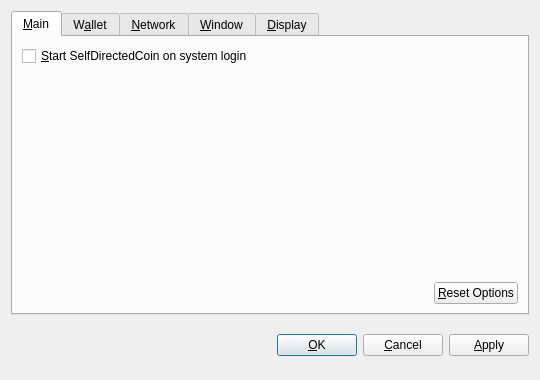
<?xml version="1.0" encoding="UTF-8"?>
<ui version="4.0">
 <class>OptionsDialog</class>
 <widget class="QDialog" name="OptionsDialog">
  <property name="geometry">
   <rect>
    <x>0</x>
    <y>0</y>
    <width>540</width>
    <height>380</height>
   </rect>
  </property>
  <property name="windowTitle">
   <string>Options</string>
  </property>
  <property name="modal">
   <bool>true</bool>
  </property>
  <layout class="QVBoxLayout" name="verticalLayout">
   <item>
    <widget class="QTabWidget" name="tabWidget">
     <property name="tabPosition">
      <enum>QTabWidget::North</enum>
     </property>
     <property name="currentIndex">
      <number>0</number>
     </property>
     <widget class="QWidget" name="tabMain">
      <attribute name="title">
       <string>&amp;Main</string>
      </attribute>
      <layout class="QVBoxLayout" name="verticalLayout_Main">
       <item>
        <widget class="QCheckBox" name="bitcoinAtStartup">
         <property name="toolTip">
          <string>Automatically start SelfDirectedCoin after logging in to the system.</string>
         </property>
         <property name="text">
          <string>&amp;Start SelfDirectedCoin on system login</string>
         </property>
        </widget>
       </item>
       <item>
        <spacer name="verticalSpacer_Main">
         <property name="orientation">
          <enum>Qt::Vertical</enum>
         </property>
         <property name="sizeHint" stdset="0">
          <size>
           <width>20</width>
           <height>40</height>
          </size>
         </property>
        </spacer>
       </item>
       <item>
        <layout class="QHBoxLayout" name="horizontalLayout_2_Main">
         <item>
          <spacer name="horizontalSpacer_2_Main">
           <property name="orientation">
            <enum>Qt::Horizontal</enum>
           </property>
           <property name="sizeHint" stdset="0">
            <size>
             <width>40</width>
             <height>20</height>
            </size>
           </property>
          </spacer>
         </item>
         <item>
          <widget class="QPushButton" name="resetButton">
           <property name="toolTip">
            <string>Reset all client options to default.</string>
           </property>
           <property name="text">
            <string>&amp;Reset Options</string>
           </property>
           <property name="autoDefault">
            <bool>false</bool>
           </property>
          </widget>
         </item>
        </layout>
       </item>
      </layout>
     </widget>
     <widget class="QWidget" name="tabWallet">
      <attribute name="title">
       <string>W&amp;allet</string>
      </attribute>
      <layout class="QVBoxLayout" name="verticalLayout_Network">
       <item>
        <widget class="QLabel" name="transactionFeeInfoLabel">
         <property name="text">
          <string>Optional transaction fee per kB that helps make sure your transactions are processed quickly. Most transactions are 1 kB.</string>
         </property>
         <property name="textFormat">
          <enum>Qt::PlainText</enum>
         </property>
         <property name="wordWrap">
          <bool>true</bool>
         </property>
        </widget>
       </item>
       <item>
        <layout class="QHBoxLayout" name="horizontalLayout_1_Main">
         <item>
          <widget class="QLabel" name="transactionFeeLabel">
           <property name="text">
            <string>Pay transaction &amp;fee</string>
           </property>
           <property name="textFormat">
            <enum>Qt::PlainText</enum>
           </property>
           <property name="buddy">
            <cstring>transactionFee</cstring>
           </property>
          </widget>
         </item>
         <item>
          <widget class="BitcoinAmountField" name="transactionFee"/>
         </item>
         <item>
          <spacer name="horizontalSpacer_1_Main">
           <property name="orientation">
            <enum>Qt::Horizontal</enum>
           </property>
           <property name="sizeHint" stdset="0">
            <size>
             <width>40</width>
             <height>20</height>
            </size>
           </property>
          </spacer>
         </item>
        </layout>
       </item>
       <item>
        <widget class="QLabel" name="label">
         <property name="text">
          <string>If you disable the spending of unconfirmed change, the change from a transaction cannot be used until that transaction has at least one confirmation. This also affects how your balance is computed.</string>
         </property>
         <property name="wordWrap">
          <bool>true</bool>
         </property>
        </widget>
       </item>
       <item>
        <widget class="QCheckBox" name="spendZeroConfChange">
         <property name="text">
          <string>Spend unconfirmed change  (experts only)</string>
         </property>
        </widget>
       </item>
       <item>
        <spacer name="verticalSpacer">
         <property name="orientation">
          <enum>Qt::Vertical</enum>
         </property>
         <property name="sizeHint" stdset="0">
          <size>
           <width>20</width>
           <height>40</height>
          </size>
         </property>
        </spacer>
       </item>
      </layout>
     </widget>
     <widget class="QWidget" name="tabNetwork">
      <attribute name="title">
       <string>&amp;Network</string>
      </attribute>
      <layout class="QVBoxLayout" name="verticalLayout_Network">
       <item>
        <widget class="QCheckBox" name="mapPortUpnp">
         <property name="toolTip">
          <string>Automatically open the SelfDirectedCoin client port on the router. This only works when your router supports UPnP and it is enabled.</string>
         </property>
         <property name="text">
          <string>Map port using &amp;UPnP</string>
         </property>
        </widget>
       </item>
       <item>
        <widget class="QCheckBox" name="connectSocks">
         <property name="toolTip">
          <string>Connect to the SelfDirectedCoin network through a SOCKS proxy (e.g. when connecting through Tor).</string>
         </property>
         <property name="text">
          <string>&amp;Connect through SOCKS proxy:</string>
         </property>
        </widget>
       </item>
       <item>
        <layout class="QHBoxLayout" name="horizontalLayout_Network">
         <item>
          <widget class="QLabel" name="proxyIpLabel">
           <property name="text">
            <string>Proxy &amp;IP:</string>
           </property>
           <property name="textFormat">
            <enum>Qt::PlainText</enum>
           </property>
           <property name="buddy">
            <cstring>proxyIp</cstring>
           </property>
          </widget>
         </item>
         <item>
          <widget class="QValidatedLineEdit" name="proxyIp">
           <property name="maximumSize">
            <size>
             <width>140</width>
             <height>16777215</height>
            </size>
           </property>
           <property name="toolTip">
            <string>IP address of the proxy (e.g. 127.0.0.1)</string>
           </property>
          </widget>
         </item>
         <item>
          <widget class="QLabel" name="proxyPortLabel">
           <property name="text">
            <string>&amp;Port:</string>
           </property>
           <property name="textFormat">
            <enum>Qt::PlainText</enum>
           </property>
           <property name="buddy">
            <cstring>proxyPort</cstring>
           </property>
          </widget>
         </item>
         <item>
          <widget class="QLineEdit" name="proxyPort">
           <property name="maximumSize">
            <size>
             <width>55</width>
             <height>16777215</height>
            </size>
           </property>
           <property name="toolTip">
            <string>Port of the proxy (e.g. 9050)</string>
           </property>
          </widget>
         </item>
         <item>
          <widget class="QLabel" name="socksVersionLabel">
           <property name="text">
            <string>SOCKS &amp;Version:</string>
           </property>
           <property name="textFormat">
            <enum>Qt::PlainText</enum>
           </property>
           <property name="buddy">
            <cstring>socksVersion</cstring>
           </property>
          </widget>
         </item>
         <item>
          <widget class="QValueComboBox" name="socksVersion">
           <property name="toolTip">
            <string>SOCKS version of the proxy (e.g. 5)</string>
           </property>
          </widget>
         </item>
         <item>
          <spacer name="horizontalSpacer_Network">
           <property name="orientation">
            <enum>Qt::Horizontal</enum>
           </property>
           <property name="sizeHint" stdset="0">
            <size>
             <width>40</width>
             <height>20</height>
            </size>
           </property>
          </spacer>
         </item>
        </layout>
       </item>
       <item>
        <spacer name="verticalSpacer_Network">
         <property name="orientation">
          <enum>Qt::Vertical</enum>
         </property>
         <property name="sizeHint" stdset="0">
          <size>
           <width>20</width>
           <height>40</height>
          </size>
         </property>
        </spacer>
       </item>
      </layout>
     </widget>
     <widget class="QWidget" name="tabWindow">
      <attribute name="title">
       <string>&amp;Window</string>
      </attribute>
      <layout class="QVBoxLayout" name="verticalLayout_Window">
       <item>
        <widget class="QCheckBox" name="minimizeToTray">
         <property name="toolTip">
          <string>Show only a tray icon after minimizing the window.</string>
         </property>
         <property name="text">
          <string>&amp;Minimize to the tray instead of the taskbar</string>
         </property>
        </widget>
       </item>
       <item>
        <widget class="QCheckBox" name="minimizeOnClose">
         <property name="toolTip">
          <string>Minimize instead of exit the application when the window is closed. When this option is enabled, the application will be closed only after selecting Quit in the menu.</string>
         </property>
         <property name="text">
          <string>M&amp;inimize on close</string>
         </property>
        </widget>
       </item>
       <item>
        <spacer name="verticalSpacer_Window">
         <property name="orientation">
          <enum>Qt::Vertical</enum>
         </property>
         <property name="sizeHint" stdset="0">
          <size>
           <width>20</width>
           <height>40</height>
          </size>
         </property>
        </spacer>
       </item>
      </layout>
     </widget>
     <widget class="QWidget" name="tabDisplay">
      <attribute name="title">
       <string>&amp;Display</string>
      </attribute>
      <layout class="QVBoxLayout" name="verticalLayout_Display">
       <item>
        <layout class="QHBoxLayout" name="horizontalLayout_1_Display">
         <item>
          <widget class="QLabel" name="langLabel">
           <property name="text">
            <string>User Interface &amp;language:</string>
           </property>
           <property name="textFormat">
            <enum>Qt::PlainText</enum>
           </property>
           <property name="buddy">
            <cstring>lang</cstring>
           </property>
          </widget>
         </item>
         <item>
          <widget class="QValueComboBox" name="lang">
           <property name="toolTip">
            <string>The user interface language can be set here. This setting will take effect after restarting SelfDirectedCoin.</string>
           </property>
          </widget>
         </item>
        </layout>
       </item>
       <item>
        <layout class="QHBoxLayout" name="horizontalLayout_2_Display">
         <item>
          <widget class="QLabel" name="unitLabel">
           <property name="text">
            <string>&amp;Unit to show amounts in:</string>
           </property>
           <property name="textFormat">
            <enum>Qt::PlainText</enum>
           </property>
           <property name="buddy">
            <cstring>unit</cstring>
           </property>
          </widget>
         </item>
         <item>
          <widget class="QValueComboBox" name="unit">
           <property name="toolTip">
            <string>Choose the default subdivision unit to show in the interface and when sending coins.</string>
           </property>
          </widget>
         </item>
        </layout>
       </item>
       <item>
        <widget class="QCheckBox" name="displayAddresses">
         <property name="toolTip">
          <string>Whether to show SelfDirectedCoin addresses in the transaction list or not.</string>
         </property>
         <property name="text">
          <string>&amp;Display addresses in transaction list</string>
         </property>
        </widget>
       </item>
       <item>
        <widget class="QCheckBox" name="coinControlFeatures">
         <property name="toolTip">
          <string>Whether to show coin control features or not.</string>
         </property>
         <property name="text">
          <string>Display coin &amp;control features (experts only!)</string>
         </property>
        </widget>
       </item>
       <item>
        <spacer name="verticalSpacer_Display">
         <property name="orientation">
          <enum>Qt::Vertical</enum>
         </property>
         <property name="sizeHint" stdset="0">
          <size>
           <width>20</width>
           <height>40</height>
          </size>
         </property>
        </spacer>
       </item>
      </layout>
     </widget>
    </widget>
   </item>
   <item>
    <layout class="QHBoxLayout" name="horizontalLayout_Buttons">
     <item>
      <spacer name="horizontalSpacer_1">
       <property name="orientation">
        <enum>Qt::Horizontal</enum>
       </property>
       <property name="sizeHint" stdset="0">
        <size>
         <width>40</width>
         <height>48</height>
        </size>
       </property>
      </spacer>
     </item>
     <item>
      <widget class="QLabel" name="statusLabel">
       <property name="font">
        <font>
         <weight>75</weight>
         <bold>true</bold>
        </font>
       </property>
       <property name="text">
        <string/>
       </property>
       <property name="textFormat">
        <enum>Qt::PlainText</enum>
       </property>
       <property name="wordWrap">
        <bool>true</bool>
       </property>
      </widget>
     </item>
     <item>
      <spacer name="horizontalSpacer_2">
       <property name="orientation">
        <enum>Qt::Horizontal</enum>
       </property>
       <property name="sizeHint" stdset="0">
        <size>
         <width>40</width>
         <height>48</height>
        </size>
       </property>
      </spacer>
     </item>
     <item>
      <widget class="QPushButton" name="okButton">
       <property name="text">
        <string>&amp;OK</string>
       </property>
      </widget>
     </item>
     <item>
      <widget class="QPushButton" name="cancelButton">
       <property name="text">
        <string>&amp;Cancel</string>
       </property>
       <property name="autoDefault">
        <bool>false</bool>
       </property>
      </widget>
     </item>
     <item>
      <widget class="QPushButton" name="applyButton">
       <property name="text">
        <string>&amp;Apply</string>
       </property>
       <property name="autoDefault">
        <bool>false</bool>
       </property>
      </widget>
     </item>
    </layout>
   </item>
  </layout>
 </widget>
 <customwidgets>
  <customwidget>
   <class>BitcoinAmountField</class>
   <extends>QSpinBox</extends>
   <header>bitcoinamountfield.h</header>
  </customwidget>
  <customwidget>
   <class>QValueComboBox</class>
   <extends>QComboBox</extends>
   <header>qvaluecombobox.h</header>
  </customwidget>
  <customwidget>
   <class>QValidatedLineEdit</class>
   <extends>QLineEdit</extends>
   <header>qvalidatedlineedit.h</header>
  </customwidget>
 </customwidgets>
 <resources/>
 <connections/>
</ui>
